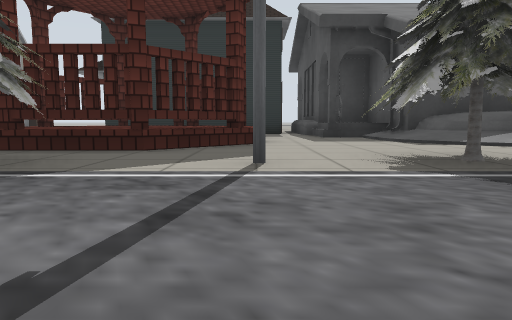
View 1 (above)

17 first-person views from a walk through a Gazebo world. The camera is 0.5 m above the floor, tilts 6° down and sees 70° across. Floor lines are 1 m apart. The floor is counted in squares, 2 m on a side. Each view is taken from the middle of a square. On the plan, view 1 faces up. The plan holds only what a view shows up to about 9 squares ahead; the rest is blank. The place goes on beyond the plan. Robots are left out. Simple patterns stand in for the simulator's built-in surfaces. Simple shapes stand in for some stock models. Some surface patterns are stand-ins.

View 2
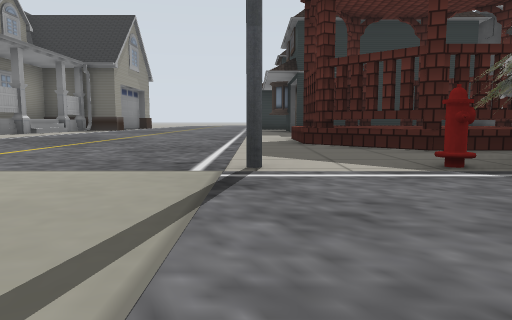

View 3
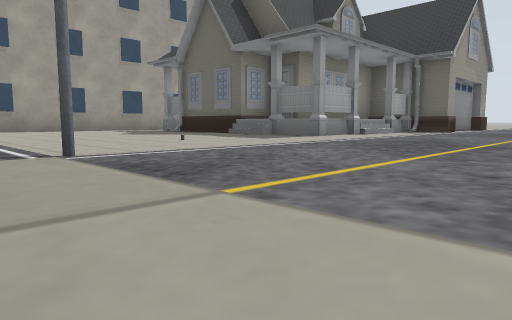

View 4
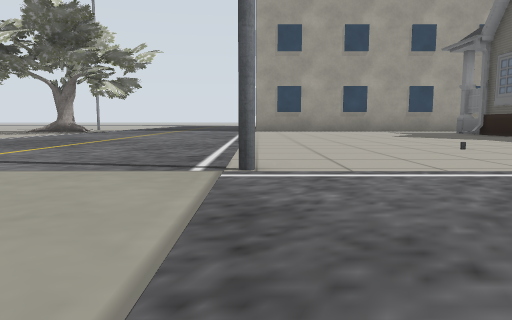

View 5
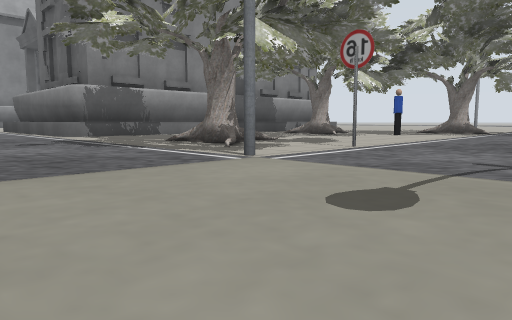

View 6
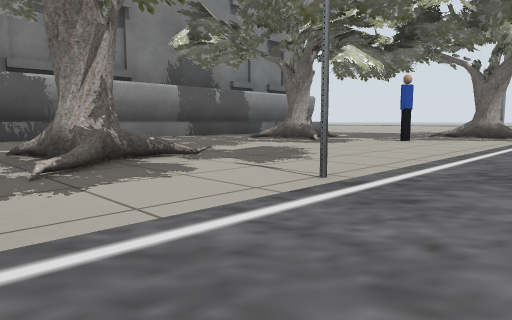

View 7
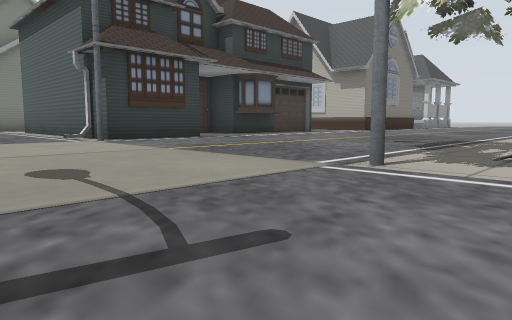

View 8
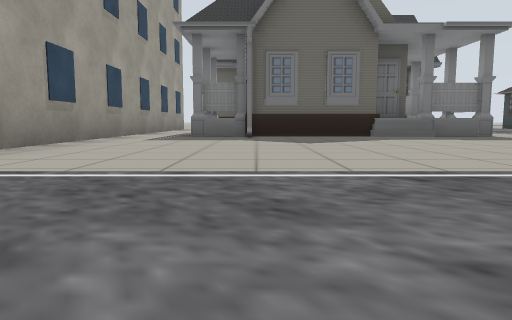

View 9
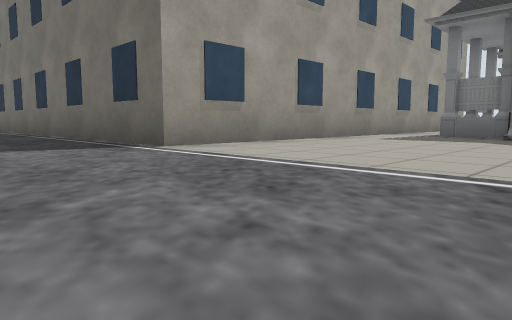

View 10
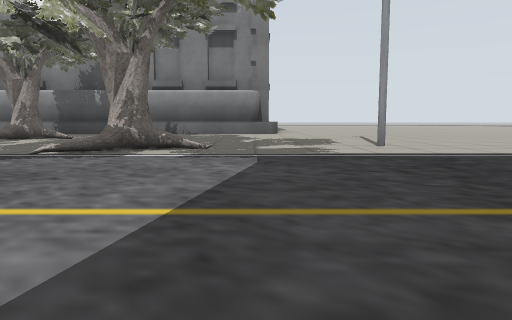

View 11
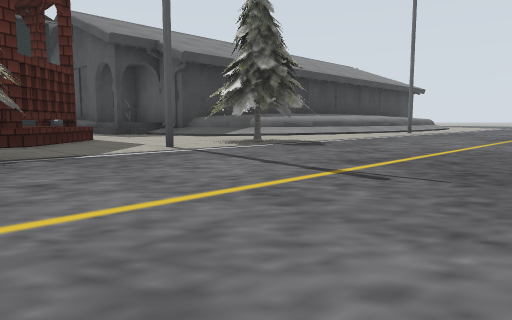

View 12
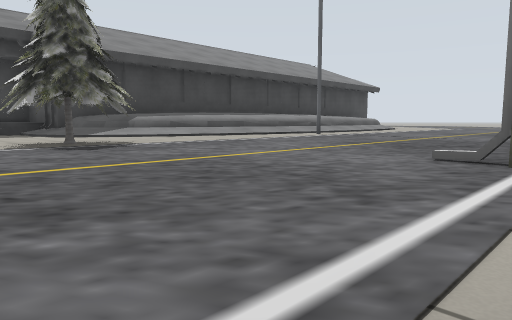

View 13
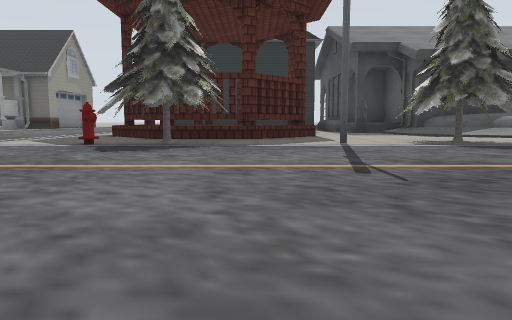

View 14
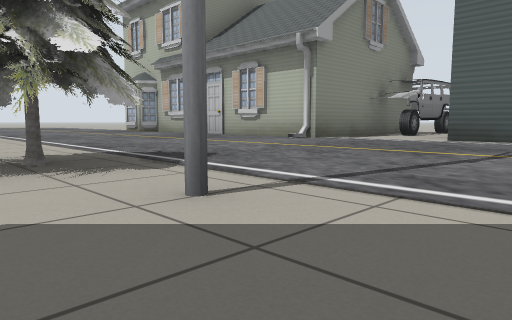

View 15
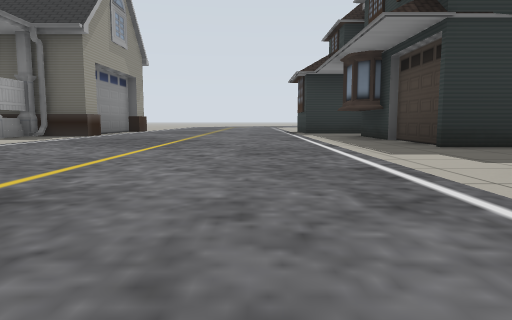

View 16
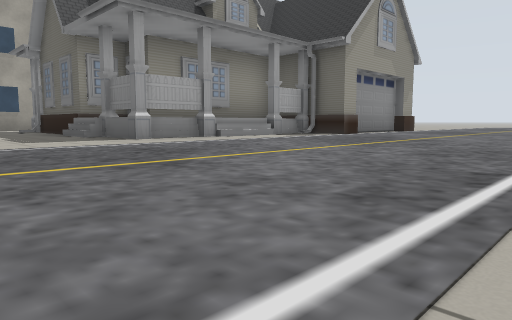

View 17
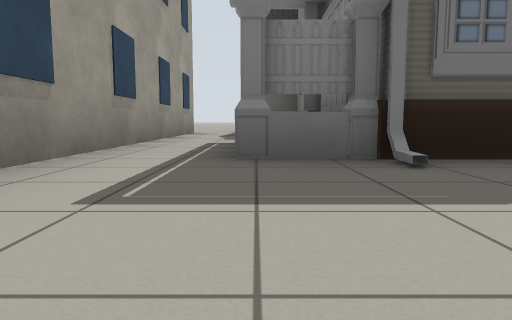

### Floor plan
Key: @ floor where view 1 was taken; # wall or solid block; . floor; / step, stairs or slope; H house; P pavilion; T pine tree; L pole; A lamp; F fire hydrant; B building; K oak tree; S speed sign; E person; C school; R car; O other object.
Columns run from 20 left of view 1 to 8 right of it. Each row starts with its distance up from view 1.
 10     B..H  HH.....H
  9     B.HH HHH.....H   #
  8     B.HH HHH.....HHHH#
  7     B.HHHHHH......  .##
  6     B............PPP.###
  5     B............PPPP./###
  4     B......O.....PPP..//##
  3     B.............T..TT..////
  2 BBBBB.......A...AFT.LTT...L..
  1  ............................
  0    .................@........
 -1   ...KK.....................
 -2   ...K.....SA...A......HHHHHH
 -3  ..L.K.EK..K....H.H H..  H
 -4 .......KK..K......H  .R  H
 -5 ........K.........H   RR
 -6 .................HH
 -7 ....CCCCCCCCC....HH
 -8 .... CC  CCCC... H
 -9            CC..
-10            CC.
-11             C

Where each view was taken, in squares from view 1:
view 1: 0 up, 0 right, facing up
view 2: 0 up, 4 left, facing up
view 3: 1 up, 5 left, facing up-left
view 4: 2 up, 6 left, facing left
view 5: 0 up, 6 left, facing down-left
view 6: 1 down, 8 left, facing down-left
view 7: 0 up, 9 left, facing down-right
view 8: 0 up, 13 left, facing up
view 9: 0 up, 12 left, facing up-left
view 10: 1 up, 16 left, facing down
view 11: 1 down, 2 left, facing up-right
view 12: 2 down, 0 right, facing up-right
view 13: 2 down, 1 left, facing up
view 14: 3 up, 1 left, facing down-right
view 15: 4 up, 5 left, facing up
view 16: 4 up, 4 left, facing up-left
view 17: 4 up, 14 left, facing up
